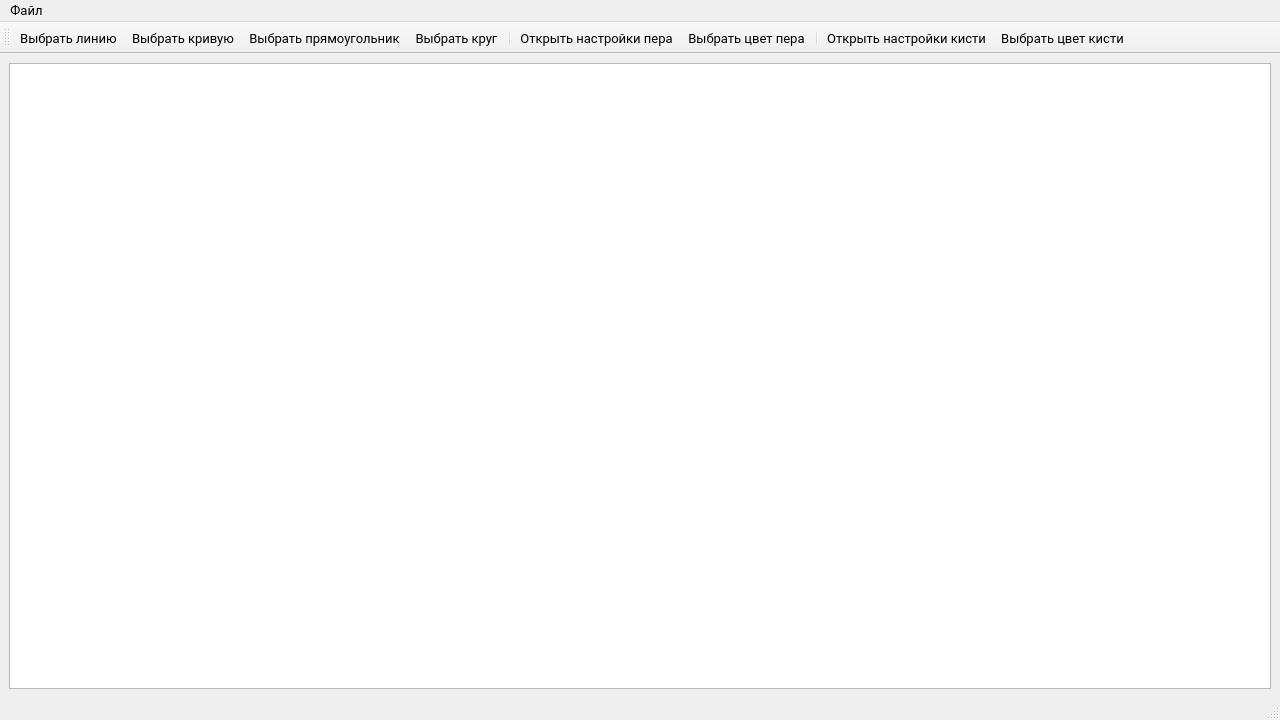
<?xml version="1.0" encoding="UTF-8"?>
<ui version="4.0">
 <class>MainWindow</class>
 <widget class="QMainWindow" name="MainWindow">
  <property name="geometry">
   <rect>
    <x>0</x>
    <y>0</y>
    <width>1280</width>
    <height>720</height>
   </rect>
  </property>
  <property name="maximumSize">
   <size>
    <width>16777215</width>
    <height>16777215</height>
   </size>
  </property>
  <property name="font">
   <font>
    <family>Roboto</family>
    <pointsize>10</pointsize>
   </font>
  </property>
  <property name="windowTitle">
   <string>MainWindow</string>
  </property>
  <widget class="QWidget" name="centralwidget">
   <layout class="QGridLayout" name="gridLayout">
    <item row="0" column="0">
     <widget class="QGraphicsView" name="graphicsView">
      <property name="sizePolicy">
       <sizepolicy hsizetype="Expanding" vsizetype="Expanding">
        <horstretch>0</horstretch>
        <verstretch>0</verstretch>
       </sizepolicy>
      </property>
      <property name="maximumSize">
       <size>
        <width>16777215</width>
        <height>16777215</height>
       </size>
      </property>
     </widget>
    </item>
   </layout>
  </widget>
  <widget class="QMenuBar" name="menubar">
   <property name="geometry">
    <rect>
     <x>0</x>
     <y>0</y>
     <width>1280</width>
     <height>25</height>
    </rect>
   </property>
   <widget class="QMenu" name="menuFile">
    <property name="font">
     <font>
      <family>Roboto</family>
      <pointsize>10</pointsize>
     </font>
    </property>
    <property name="title">
     <string>Файл</string>
    </property>
    <addaction name="actionNewFile"/>
    <addaction name="actionOpenFile"/>
    <addaction name="actionSaveFile"/>
    <addaction name="actionExit"/>
   </widget>
   <addaction name="menuFile"/>
  </widget>
  <widget class="QStatusBar" name="statusbar"/>
  <widget class="QToolBar" name="toolBar">
   <property name="windowTitle">
    <string>toolBar</string>
   </property>
   <attribute name="toolBarArea">
    <enum>TopToolBarArea</enum>
   </attribute>
   <attribute name="toolBarBreak">
    <bool>false</bool>
   </attribute>
   <addaction name="actionSelectLine"/>
   <addaction name="actionSelectCurvedLine"/>
   <addaction name="actionSelectRectangle"/>
   <addaction name="actionSelectCircle"/>
   <addaction name="separator"/>
   <addaction name="actionPenSettings"/>
   <addaction name="actionSelectPenColor"/>
   <addaction name="separator"/>
   <addaction name="actionBrushSettings"/>
   <addaction name="actionSelectBrushColor"/>
  </widget>
  <action name="actionNewFile">
   <property name="icon">
    <iconset resource="icons.qrc">
     <normaloff>:/icons/icons/file.svg</normaloff>:/icons/icons/file.svg</iconset>
   </property>
   <property name="text">
    <string>Создать новый файл</string>
   </property>
   <property name="shortcut">
    <string>Ctrl+N</string>
   </property>
  </action>
  <action name="actionOpenFile">
   <property name="icon">
    <iconset resource="icons.qrc">
     <normaloff>:/icons/icons/folder.svg</normaloff>:/icons/icons/folder.svg</iconset>
   </property>
   <property name="text">
    <string>Открыть файл</string>
   </property>
   <property name="shortcut">
    <string>Ctrl+O</string>
   </property>
  </action>
  <action name="actionSaveFile">
   <property name="icon">
    <iconset resource="icons.qrc">
     <normaloff>:/icons/icons/save.png</normaloff>:/icons/icons/save.png</iconset>
   </property>
   <property name="text">
    <string>Сохранить файл</string>
   </property>
   <property name="shortcut">
    <string>Ctrl+S</string>
   </property>
  </action>
  <action name="actionExit">
   <property name="icon">
    <iconset resource="icons.qrc">
     <normaloff>:/icons/icons/exit.png</normaloff>:/icons/icons/exit.png</iconset>
   </property>
   <property name="text">
    <string>Выйти</string>
   </property>
   <property name="shortcut">
    <string>Ctrl+Q</string>
   </property>
  </action>
  <action name="actionSelectLine">
   <property name="icon">
    <iconset resource="icons.qrc">
     <normaloff>:/icons/icons/line.png</normaloff>:/icons/icons/line.png</iconset>
   </property>
   <property name="text">
    <string>Выбрать линию</string>
   </property>
   <property name="toolTip">
    <string>Линия</string>
   </property>
   <property name="menuRole">
    <enum>QAction::NoRole</enum>
   </property>
  </action>
  <action name="actionSelectCurvedLine">
   <property name="icon">
    <iconset resource="icons.qrc">
     <normaloff>:/icons/icons/wavy-line.png</normaloff>:/icons/icons/wavy-line.png</iconset>
   </property>
   <property name="text">
    <string>Выбрать кривую</string>
   </property>
   <property name="toolTip">
    <string>Кривая</string>
   </property>
   <property name="menuRole">
    <enum>QAction::NoRole</enum>
   </property>
  </action>
  <action name="actionSelectRectangle">
   <property name="icon">
    <iconset resource="icons.qrc">
     <normaloff>:/icons/icons/square.png</normaloff>:/icons/icons/square.png</iconset>
   </property>
   <property name="text">
    <string>Выбрать прямоугольник</string>
   </property>
   <property name="toolTip">
    <string>Квадрат</string>
   </property>
   <property name="menuRole">
    <enum>QAction::NoRole</enum>
   </property>
  </action>
  <action name="actionSelectCircle">
   <property name="icon">
    <iconset resource="icons.qrc">
     <normaloff>:/icons/icons/circle.png</normaloff>:/icons/icons/circle.png</iconset>
   </property>
   <property name="text">
    <string>Выбрать круг</string>
   </property>
   <property name="toolTip">
    <string>Круг</string>
   </property>
   <property name="menuRole">
    <enum>QAction::NoRole</enum>
   </property>
  </action>
  <action name="actionPenSettings">
   <property name="icon">
    <iconset resource="icons.qrc">
     <normaloff>:/icons/icons/quil-pen.png</normaloff>:/icons/icons/quil-pen.png</iconset>
   </property>
   <property name="text">
    <string>Открыть настройки пера</string>
   </property>
   <property name="menuRole">
    <enum>QAction::NoRole</enum>
   </property>
  </action>
  <action name="actionSelectPenColor">
   <property name="icon">
    <iconset resource="icons.qrc">
     <normaloff>:/icons/icons/ink.png</normaloff>:/icons/icons/ink.png</iconset>
   </property>
   <property name="text">
    <string>Выбрать цвет пера</string>
   </property>
   <property name="menuRole">
    <enum>QAction::NoRole</enum>
   </property>
  </action>
  <action name="actionBrushSettings">
   <property name="icon">
    <iconset resource="icons.qrc">
     <normaloff>:/icons/icons/brush-colored.png</normaloff>:/icons/icons/brush-colored.png</iconset>
   </property>
   <property name="text">
    <string>Открыть настройки кисти</string>
   </property>
   <property name="menuRole">
    <enum>QAction::NoRole</enum>
   </property>
  </action>
  <action name="actionSelectBrushColor">
   <property name="icon">
    <iconset resource="icons.qrc">
     <normaloff>:/icons/icons/palette.png</normaloff>:/icons/icons/palette.png</iconset>
   </property>
   <property name="text">
    <string>Выбрать цвет кисти</string>
   </property>
   <property name="menuRole">
    <enum>QAction::NoRole</enum>
   </property>
  </action>
 </widget>
 <resources>
  <include location="icons.qrc"/>
 </resources>
 <connections/>
</ui>
